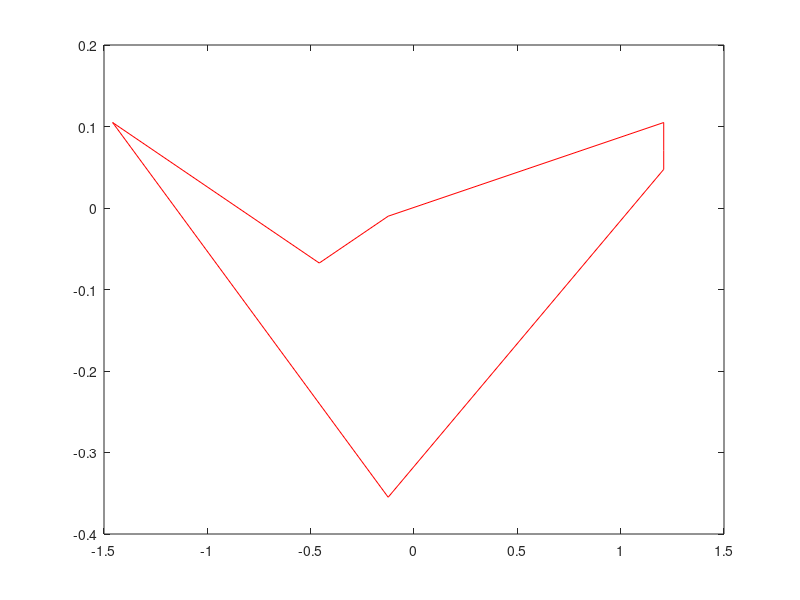

Write MATLAB code to recreate this figure.
%%Clears everything
clc
clear all
clf

%%fileID reads in the text file
fileID = fopen('part2.txt','r');

%%This specifies the format of the file that we are reading in
formatSpec = '%f %f';

%%This sets the size of the matrice to be read in
sizeA = [2 8];

%%Set matrice A
%%Reads the text file, specifies the format, and sets the size
A = fscanf(fileID, formatSpec, sizeA);

%%Plots A on the graph
%%Plots in a red color
plot(A(1,:), A(2 ,:),'r');

%%Doubles the size of A
B = 2*A;

%%Allows us to plot more than one item on graph
hold on

%%Plots B on the graph
%%Plots in a green color
%%plot(B(1,:), B(2,:), 'g');

%%Transpose of A
C = A';

%%Rotation of 90 degrees
D90 = [cos(pi/2) -sin(pi/2); sin(pi/2) cos(pi/2)];

%%F matrice 
%%Transpose of A rotated by 90 degrees
F = C*D90;

%%Plots F on the graph
%%Plots the normal color(blue)
%%plot(F(:,1), F(:,2));